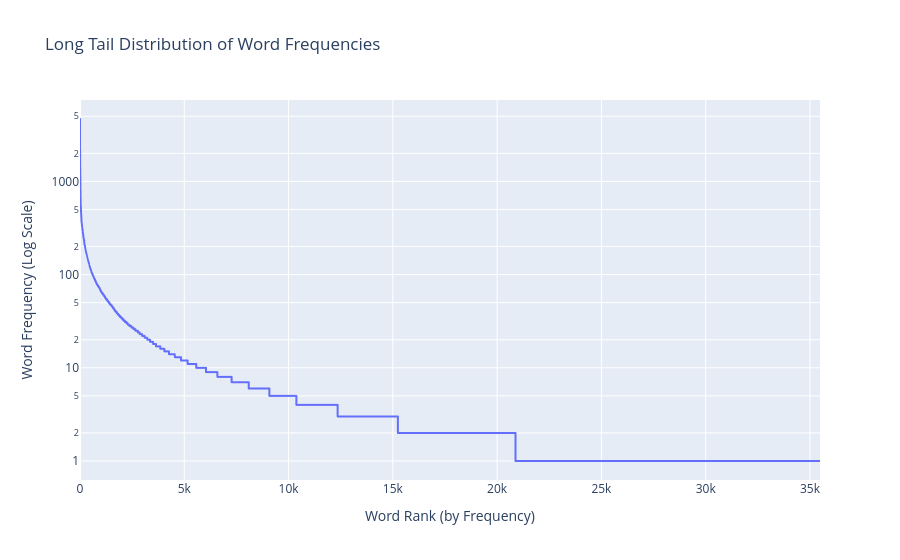

Write notebook code for a chart like this one.
### Markdown cell above
### >>> **Exercise 15 (take home):** 
You can copy the code from the previous exercise and change the 'term_frequencies' variable for the 'term_frequencies_log', comment about the differences that you observe and talk about other possible insights that we can get from a log distribution.

### Code cell
count_vect = CountVectorizer(stop_words='english')
X_counts = count_vect.fit_transform(X.text)
term_frequencies = np.asarray(X_counts.sum(axis=0)).ravel()
df = pd.DataFrame({
    'word': count_vect.get_feature_names_out(),
    'frequency': term_frequencies
})
df_sorted = df.sort_values(by='frequency', ascending=False)
fig = px.line(
    data_frame=df_sorted,
    x=np.arange(len(df_sorted)),
    y='frequency',
    hover_name='word', 
    title='Long Tail Distribution of Word Frequencies'
)
fig.update_layout(
    xaxis_title='Word Rank (by Frequency)',
    yaxis_title='Word Frequency (Log Scale)',
    yaxis_type='log'
)

fig.show()

### Figure 1 — Plotly figure (JSON) as saved in the notebook; plotly's stock layout.template omitted (floating-point values rounded to 4 significant figures; data arrays with more than 128 entries replaced by an {"elided": "..."} marker saying what was removed)
{"data": [{"hovertemplate": "<b>%{hovertext}</b><br><br>x=%{x}<br>frequency=%{y}<extra></extra>", "hovertext": {"elided": "35482 str values"}, "legendgroup": "", "line": {"color": "#636efa", "dash": "solid"}, "marker": {"symbol": "circle"}, "mode": "lines", "name": "", "showlegend": false, "type": "scattergl", "x": {"elided": "35482 int values"}, "xaxis": "x", "y": {"elided": "35482 int values"}, "yaxis": "y"}], "layout": {"legend": {"tracegroupgap": 0}, "title": {"text": "Long Tail Distribution of Word Frequencies"}, "xaxis": {"anchor": "y", "domain": [0, 1], "title": {"text": "Word Rank (by Frequency)"}}, "yaxis": {"anchor": "x", "domain": [0, 1], "title": {"text": "Word Frequency (Log Scale)"}, "type": "log"}}}
